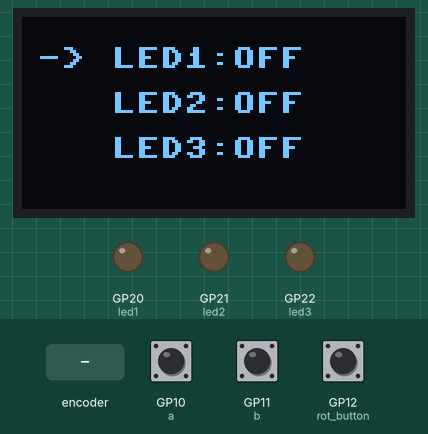
Recording of a program running on a simulated Raspberry Pi Pico running MicroPython. Parts: 128×64 one-colour display, output pins drawn as LEDs (lit = HIGH). The inputs (shaded band) are chosen by the test bench; at power-on: GP10 (a) HIGH, GP11 (b) HIGH, GP12 (rot_button) HIGH. Library files of the repository ran but are not shown: ssd1306.py; what the program prints to the serial console is not drawn.

Above: at 1.2 s.
1.3 s: rotary encoder on GP10 (a) / GP12 (rot_button) turned 3 steps (first pin leading)
At 2.3 s:
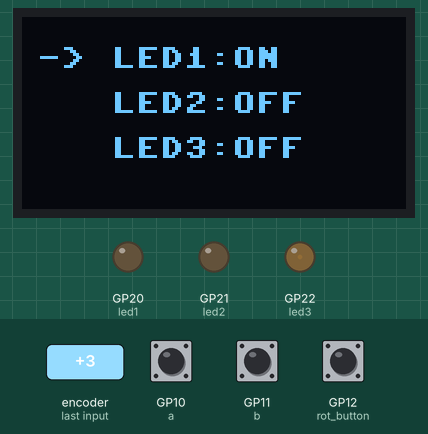
Timing chart, 0 to 4.3 s (numbered marks = the images above; inputs shaded):
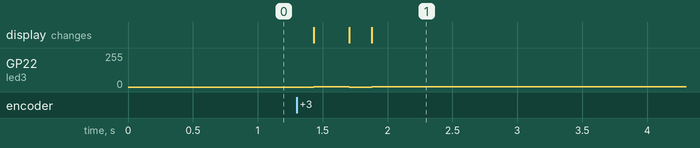

The program:

2_led_toggle_menu.py
```python
from machine import Pin, PWM, I2C
from fifo import Fifo
import time
import micropython
from ssd1306 import SSD1306_I2C
micropython.alloc_emergency_exception_buf(200)

## rotary encoder setup


class RotaryEncoder:
    def __init__(self, rot_a, rot_b):
        self.a = Pin(10, mode = Pin.IN, pull = Pin.PULL_UP)
        self.b = Pin(11, mode = Pin.IN, pull = Pin.PULL_UP)
        self.fifo = Fifo(30, typecode = "i")
        self.a.irq(handler = self.handler, trigger = Pin.IRQ_RISING, hard = True)

    def handler(self, pin):
        if self.b():
            self.fifo.put(-1)
        else:
            self.fifo.put(1)


timenow = time.ticks_ms()

def button_handler(pin):
    global pressed
    pressed = True

rot = RotaryEncoder(10, 11)
rot_button = Pin(12, Pin.IN, Pin.PULL_UP)
rot_button.irq(handler=button_handler, trigger=Pin.IRQ_RISING, hard=True)
rot_button_fifo = Fifo(30, typecode = "i")
pressed = False


led1 = PWM(20, freq=1000)
led2 = PWM(21, freq=1000)
led3 = PWM(22, freq=1000)
test = 0
lasttime = time.ticks_ms()
position = 1

led1.duty_u16(0)
led2.duty_u16(0)
led3.duty_u16(0)

OLED_SDA = 14
OLED_SCL = 15

i2c = I2C(1, scl=Pin(OLED_SCL), sda=Pin(OLED_SDA), freq=400000)
OLED_WIDTH = 128
OLED_HEIGHT = 64
oled = SSD1306_I2C(OLED_WIDTH, OLED_HEIGHT, i2c)
oled.fill(0)

line_height = 15
slot1_ypos = 10
slot2_ypos = slot1_ypos + line_height
slot3_ypos = slot2_ypos + line_height

yposlist = {1: slot1_ypos, 2: slot2_ypos, 3: slot3_ypos}

class Cursor:
    def __init__(self, position):
        self.position = position
        self.graphic = "->"
        self.xpos = 5
        self.ypos = slot1_ypos

    def move(self, new_position):
        self.ypos = yposlist[self.position]
        oled.text(self.graphic, self.xpos, self.ypos, 0)
        self.position = new_position
        self.ypos = yposlist[self.position]
        oled.text(self.graphic, self.xpos, self.ypos, 1)
        oled.show()
        print(f"move done - position: {position}, graphic: {self.graphic}, xpos: {self.xpos}, ypos: {self.ypos}")


class Led:
    def __init__(self, pin, position, brightness=300):
        self.pin = PWM(Pin(pin), freq=1000)
        self.brightness = brightness
        self.position = position
        self.state = False
        self.xpos = 70

    def toggle(self):
        self.state = not self.state
        print(self.state)
        if self.state:
            oled.text("OFF", self.xpos, yposlist[self.position], 0)
            oled.show()
            oled.text("ON", self.xpos, yposlist[self.position], 1)
            oled.show()
            self.pin.duty_u16(self.brightness)
        else:
            oled.text("ON", self.xpos, yposlist[self.position], 0)
            oled.show()
            oled.text("OFF", self.xpos, yposlist[self.position], 1)
            oled.show()
            self.pin.duty_u16(0)

def drawMenu():
    xpos = 30
    oled.text("LED1:", xpos, yposlist[1], 1)
    oled.text("OFF", 70, yposlist[1], 1)

    oled.text("LED2:", xpos, yposlist[2], 1)
    oled.text("OFF", 70, yposlist[2], 1)

    oled.text("LED3:", xpos, yposlist[3], 1)
    oled.text("OFF", 70, yposlist[3], 1)

cursor = Cursor(position)
drawMenu()
cursor.move(1)

led1 = Led(22, 1)
led2 = Led(21, 2)
led3 = Led(20, 3)


while True:

    if pressed:
        pressed = False
        if position == 1:
            led1.toggle()
        if position == 2:
            led2.toggle()
        if position == 3:
            led3.toggle()

    time.sleep(0.1)

    if rot.fifo.has_data():
        dir = rot.fifo.get()
        if dir == 1:
            print("direction right")
            if position < 3:
                position += 1
            else:
                position = 3
        if dir == -1:
            print("direction left")
            if position > 1:
                position -= 1
            else:
                position = 1
        cursor.move(position)
        print(position)

    
```

fifo.py
```python
import array


class Fifo:
    """Interrupt safe fifo implementation
    Buffer used for storage is allocated when the object is instantiated.
    Methods don't allocate memory.
    Typecode specifies the type of stored values as defined in array
    When used from ISR, the ISR should call put() to add data to fifo and
    the main program must read data from fifo by calling get() often enough
    to prevent fifo from getting full.
    """
    def __init__(self, size, typecode = 'H'):
        """Parameters

        size (int): Fifo size. The maximum number of items stored is one less than the given size
        typecode (char): Type of data stored in fifo. (Default is 'H' - unsigned short)
        """
        self.data = array.array(typecode)
        for i in range(size):
            self.data.append(0)
        self.head = 0
        self.tail = 0
        self.size = size
        self.dc = 0

    def put(self, value):
        """Put one item into the fifo. Raises an exception if the fifo is full."""
        nh = (self.head + 1) % self.size
        if nh != self.tail:
            self.data[self.head] = value
            self.head = nh
        else:
            self.dc = self.dc + 1
            raise RuntimeWarning("Fifo is full - value dropped")

    def get(self):
        """Get one item from the fifo. If the fifo is empty raises an exception and returns the last value."""
        val = self.data[self.tail]
        if self.empty():
            raise RuntimeWarning("Fifo is empty")
        else:
            self.tail = (self.tail + 1) % self.size
        return val

    def dropped(self):
        """Return number of dropped items. A return value that is greater than zero means that fifo is emptied too slowly."""
        return self.dc

    def has_data(self):
        """Returns True if there is data in the fifo"""
        return self.head != self.tail

    def empty(self):
        """Returns True if the fifo is empty"""
        return self.head == self.tail
```

Measured:
- after the input at 1.3 s, GP22 (led3): 0/255 → 1/255 after 0.13 s, → 0/255 0.27 s later, → 1/255 0.17 s later; the display: changes after 0.13 s (image 1)
